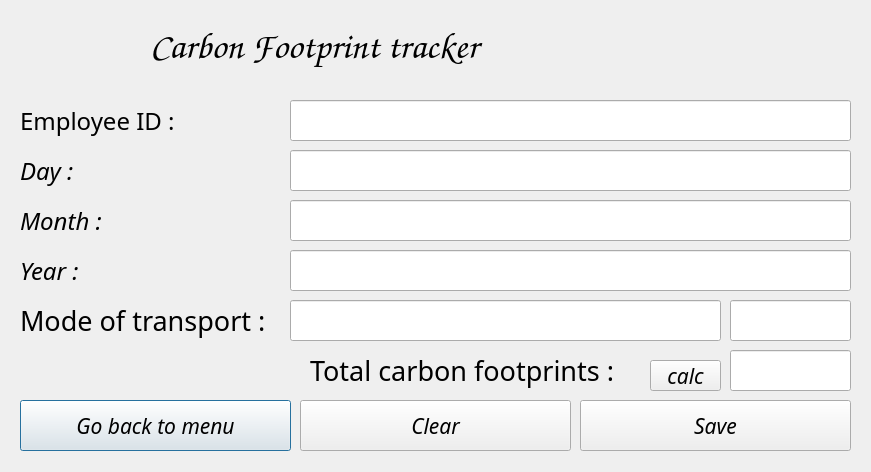
<?xml version="1.0" encoding="UTF-8"?>
<ui version="4.0">
 <class>CFT</class>
 <widget class="QDialog" name="CFT">
  <property name="geometry">
   <rect>
    <x>0</x>
    <y>0</y>
    <width>871</width>
    <height>472</height>
   </rect>
  </property>
  <property name="windowTitle">
   <string>Dialog</string>
  </property>
  <widget class="QLineEdit" name="lineEdit_11">
   <property name="geometry">
    <rect>
     <x>1660</x>
     <y>1110</y>
     <width>161</width>
     <height>41</height>
    </rect>
   </property>
   <property name="font">
    <font>
     <family>Poor Richard</family>
     <pointsize>16</pointsize>
     <italic>true</italic>
    </font>
   </property>
  </widget>
  <widget class="QLineEdit" name="lineEdit_14">
   <property name="geometry">
    <rect>
     <x>1660</x>
     <y>1290</y>
     <width>161</width>
     <height>41</height>
    </rect>
   </property>
   <property name="font">
    <font>
     <family>Poor Richard</family>
     <pointsize>16</pointsize>
     <italic>true</italic>
    </font>
   </property>
  </widget>
  <widget class="QLabel" name="label_12">
   <property name="geometry">
    <rect>
     <x>990</x>
     <y>1290</y>
     <width>151</width>
     <height>41</height>
    </rect>
   </property>
   <property name="font">
    <font>
     <family>Stephen</family>
     <pointsize>20</pointsize>
    </font>
   </property>
   <property name="text">
    <string>Saturday :</string>
   </property>
  </widget>
  <widget class="QLineEdit" name="lineEdit_3">
   <property name="geometry">
    <rect>
     <x>1200</x>
     <y>1170</y>
     <width>441</width>
     <height>41</height>
    </rect>
   </property>
   <property name="font">
    <font>
     <family>Poor Richard</family>
     <pointsize>16</pointsize>
     <italic>true</italic>
    </font>
   </property>
  </widget>
  <widget class="QLineEdit" name="lineEdit_2">
   <property name="geometry">
    <rect>
     <x>1200</x>
     <y>1230</y>
     <width>441</width>
     <height>41</height>
    </rect>
   </property>
   <property name="font">
    <font>
     <family>Poor Richard</family>
     <pointsize>16</pointsize>
     <italic>true</italic>
    </font>
   </property>
  </widget>
  <widget class="QLineEdit" name="lineEdit_4">
   <property name="geometry">
    <rect>
     <x>1200</x>
     <y>1110</y>
     <width>441</width>
     <height>41</height>
    </rect>
   </property>
   <property name="font">
    <font>
     <family>Poor Richard</family>
     <pointsize>16</pointsize>
     <italic>true</italic>
    </font>
   </property>
  </widget>
  <widget class="QLabel" name="label_11">
   <property name="geometry">
    <rect>
     <x>990</x>
     <y>1230</y>
     <width>121</width>
     <height>41</height>
    </rect>
   </property>
   <property name="font">
    <font>
     <family>Stephen</family>
     <pointsize>20</pointsize>
    </font>
   </property>
   <property name="text">
    <string>Friday :</string>
   </property>
  </widget>
  <widget class="QLineEdit" name="lineEdit">
   <property name="geometry">
    <rect>
     <x>1200</x>
     <y>1290</y>
     <width>441</width>
     <height>41</height>
    </rect>
   </property>
   <property name="font">
    <font>
     <family>Poor Richard</family>
     <pointsize>16</pointsize>
     <italic>true</italic>
    </font>
   </property>
  </widget>
  <widget class="QLabel" name="label_10">
   <property name="geometry">
    <rect>
     <x>990</x>
     <y>1170</y>
     <width>161</width>
     <height>41</height>
    </rect>
   </property>
   <property name="font">
    <font>
     <family>Stephen</family>
     <pointsize>20</pointsize>
    </font>
   </property>
   <property name="text">
    <string>Thursday :</string>
   </property>
  </widget>
  <widget class="QLineEdit" name="lineEdit_15">
   <property name="geometry">
    <rect>
     <x>1660</x>
     <y>1350</y>
     <width>161</width>
     <height>41</height>
    </rect>
   </property>
   <property name="font">
    <font>
     <family>Poor Richard</family>
     <pointsize>16</pointsize>
     <italic>true</italic>
    </font>
   </property>
  </widget>
  <widget class="QLineEdit" name="lineEdit_13">
   <property name="geometry">
    <rect>
     <x>1660</x>
     <y>1230</y>
     <width>161</width>
     <height>41</height>
    </rect>
   </property>
   <property name="font">
    <font>
     <family>Poor Richard</family>
     <pointsize>16</pointsize>
     <italic>true</italic>
    </font>
   </property>
  </widget>
  <widget class="QLabel" name="label_9">
   <property name="geometry">
    <rect>
     <x>990</x>
     <y>1110</y>
     <width>181</width>
     <height>41</height>
    </rect>
   </property>
   <property name="font">
    <font>
     <family>Stephen</family>
     <pointsize>20</pointsize>
     <italic>true</italic>
    </font>
   </property>
   <property name="text">
    <string>Wednesday :</string>
   </property>
  </widget>
  <widget class="QLabel" name="label_23">
   <property name="geometry">
    <rect>
     <x>1320</x>
     <y>1350</y>
     <width>321</width>
     <height>41</height>
    </rect>
   </property>
   <property name="font">
    <font>
     <family>Stephen</family>
     <pointsize>20</pointsize>
    </font>
   </property>
   <property name="text">
    <string>Total carbon footprints :</string>
   </property>
  </widget>
  <widget class="QLineEdit" name="lineEdit_12">
   <property name="geometry">
    <rect>
     <x>1660</x>
     <y>1170</y>
     <width>161</width>
     <height>41</height>
    </rect>
   </property>
   <property name="font">
    <font>
     <family>Poor Richard</family>
     <pointsize>16</pointsize>
     <italic>true</italic>
    </font>
   </property>
  </widget>
  <widget class="QLabel" name="lbl_CFT">
   <property name="geometry">
    <rect>
     <x>150</x>
     <y>10</y>
     <width>581</width>
     <height>71</height>
    </rect>
   </property>
   <property name="font">
    <font>
     <family>Comic Sans MS</family>
     <pointsize>28</pointsize>
     <weight>75</weight>
     <bold>true</bold>
    </font>
   </property>
   <property name="text">
    <string>Carbon Footprint tracker</string>
   </property>
  </widget>
  <widget class="QLineEdit" name="lne_day">
   <property name="geometry">
    <rect>
     <x>290</x>
     <y>150</y>
     <width>561</width>
     <height>41</height>
    </rect>
   </property>
   <property name="font">
    <font>
     <family>Poor Richard</family>
     <pointsize>16</pointsize>
     <italic>true</italic>
    </font>
   </property>
  </widget>
  <widget class="QLineEdit" name="lne_eID">
   <property name="geometry">
    <rect>
     <x>290</x>
     <y>100</y>
     <width>561</width>
     <height>41</height>
    </rect>
   </property>
   <property name="font">
    <font>
     <family>Poor Richard</family>
     <pointsize>16</pointsize>
     <italic>true</italic>
    </font>
   </property>
   <property name="text">
    <string/>
   </property>
  </widget>
  <widget class="QLabel" name="lbl_day">
   <property name="geometry">
    <rect>
     <x>20</x>
     <y>150</y>
     <width>91</width>
     <height>41</height>
    </rect>
   </property>
   <property name="font">
    <font>
     <family>Stephen</family>
     <pointsize>18</pointsize>
     <italic>true</italic>
    </font>
   </property>
   <property name="text">
    <string>Day :</string>
   </property>
  </widget>
  <widget class="QLabel" name="lbl_EID">
   <property name="geometry">
    <rect>
     <x>20</x>
     <y>100</y>
     <width>211</width>
     <height>41</height>
    </rect>
   </property>
   <property name="font">
    <font>
     <family>Stephen</family>
     <pointsize>18</pointsize>
    </font>
   </property>
   <property name="text">
    <string>Employee ID : </string>
   </property>
  </widget>
  <widget class="QLineEdit" name="lne_TCF">
   <property name="geometry">
    <rect>
     <x>730</x>
     <y>350</y>
     <width>121</width>
     <height>41</height>
    </rect>
   </property>
   <property name="font">
    <font>
     <family>Poor Richard</family>
     <pointsize>16</pointsize>
     <italic>true</italic>
    </font>
   </property>
  </widget>
  <widget class="QLabel" name="lbl_TCF">
   <property name="geometry">
    <rect>
     <x>310</x>
     <y>350</y>
     <width>321</width>
     <height>41</height>
    </rect>
   </property>
   <property name="font">
    <font>
     <family>Stephen</family>
     <pointsize>20</pointsize>
    </font>
   </property>
   <property name="text">
    <string>Total carbon footprints :</string>
   </property>
  </widget>
  <widget class="QPushButton" name="btn_menu">
   <property name="geometry">
    <rect>
     <x>20</x>
     <y>400</y>
     <width>271</width>
     <height>51</height>
    </rect>
   </property>
   <property name="font">
    <font>
     <family>Pirate</family>
     <pointsize>16</pointsize>
     <italic>true</italic>
    </font>
   </property>
   <property name="text">
    <string>Go back to menu</string>
   </property>
  </widget>
  <widget class="QPushButton" name="btn_save">
   <property name="geometry">
    <rect>
     <x>580</x>
     <y>400</y>
     <width>271</width>
     <height>51</height>
    </rect>
   </property>
   <property name="font">
    <font>
     <family>Pirate</family>
     <pointsize>16</pointsize>
     <italic>true</italic>
    </font>
   </property>
   <property name="text">
    <string>Save</string>
   </property>
  </widget>
  <widget class="QPushButton" name="btn_calc">
   <property name="geometry">
    <rect>
     <x>650</x>
     <y>360</y>
     <width>71</width>
     <height>31</height>
    </rect>
   </property>
   <property name="font">
    <font>
     <family>Pirate</family>
     <pointsize>16</pointsize>
     <italic>true</italic>
    </font>
   </property>
   <property name="text">
    <string>calc</string>
   </property>
  </widget>
  <widget class="QPushButton" name="btn_clear">
   <property name="geometry">
    <rect>
     <x>300</x>
     <y>400</y>
     <width>271</width>
     <height>51</height>
    </rect>
   </property>
   <property name="font">
    <font>
     <family>Pirate</family>
     <pointsize>16</pointsize>
     <italic>true</italic>
    </font>
   </property>
   <property name="text">
    <string>Clear</string>
   </property>
  </widget>
  <widget class="QLineEdit" name="lne_month">
   <property name="geometry">
    <rect>
     <x>290</x>
     <y>200</y>
     <width>561</width>
     <height>41</height>
    </rect>
   </property>
   <property name="font">
    <font>
     <family>Poor Richard</family>
     <pointsize>16</pointsize>
     <italic>true</italic>
    </font>
   </property>
  </widget>
  <widget class="QLabel" name="lbl_month">
   <property name="geometry">
    <rect>
     <x>20</x>
     <y>200</y>
     <width>121</width>
     <height>41</height>
    </rect>
   </property>
   <property name="font">
    <font>
     <family>Stephen</family>
     <pointsize>18</pointsize>
     <italic>true</italic>
    </font>
   </property>
   <property name="text">
    <string>Month :</string>
   </property>
  </widget>
  <widget class="QLineEdit" name="lne_year">
   <property name="geometry">
    <rect>
     <x>290</x>
     <y>250</y>
     <width>561</width>
     <height>41</height>
    </rect>
   </property>
   <property name="font">
    <font>
     <family>Poor Richard</family>
     <pointsize>16</pointsize>
     <italic>true</italic>
    </font>
   </property>
  </widget>
  <widget class="QLabel" name="lbl_year">
   <property name="geometry">
    <rect>
     <x>20</x>
     <y>250</y>
     <width>91</width>
     <height>41</height>
    </rect>
   </property>
   <property name="font">
    <font>
     <family>Stephen</family>
     <pointsize>18</pointsize>
     <italic>true</italic>
    </font>
   </property>
   <property name="text">
    <string>Year :</string>
   </property>
  </widget>
  <widget class="QLabel" name="lbl_mode">
   <property name="geometry">
    <rect>
     <x>20</x>
     <y>300</y>
     <width>261</width>
     <height>41</height>
    </rect>
   </property>
   <property name="font">
    <font>
     <family>Stephen</family>
     <pointsize>20</pointsize>
    </font>
   </property>
   <property name="text">
    <string>Mode of transport :</string>
   </property>
  </widget>
  <widget class="QLineEdit" name="lne_mode">
   <property name="geometry">
    <rect>
     <x>290</x>
     <y>300</y>
     <width>431</width>
     <height>41</height>
    </rect>
   </property>
   <property name="font">
    <font>
     <family>Poor Richard</family>
     <pointsize>16</pointsize>
     <italic>true</italic>
    </font>
   </property>
  </widget>
  <widget class="QLineEdit" name="lne_CF">
   <property name="geometry">
    <rect>
     <x>730</x>
     <y>300</y>
     <width>121</width>
     <height>41</height>
    </rect>
   </property>
   <property name="font">
    <font>
     <family>Poor Richard</family>
     <pointsize>16</pointsize>
     <italic>true</italic>
    </font>
   </property>
  </widget>
 </widget>
 <resources/>
 <connections/>
</ui>
